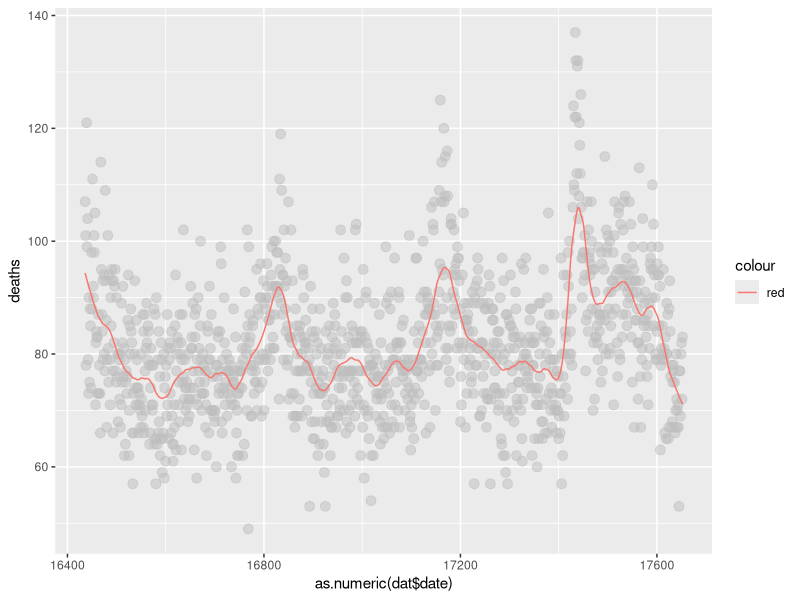
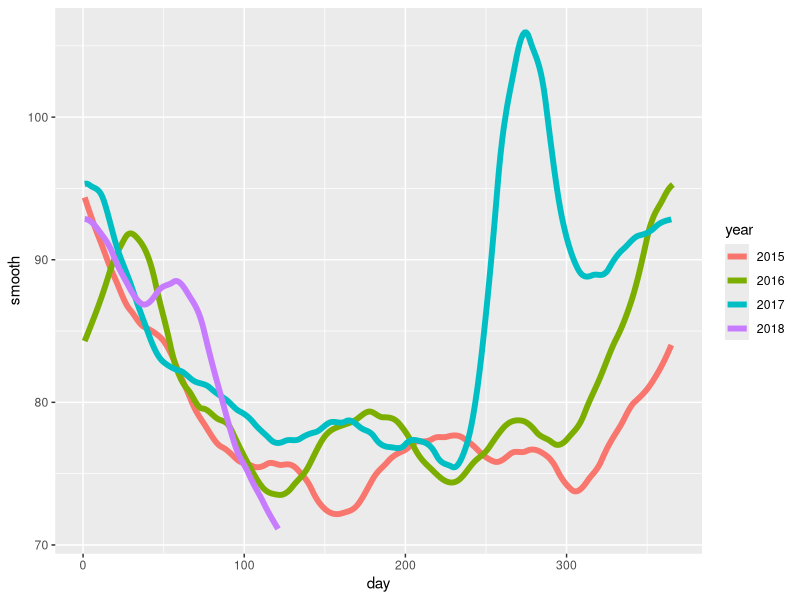

Write the R code that produced these figures, in order. (Note: this script raises an error after producing the figures.)
install.packages("tidyverse")
library(tidyverse)
library(purrr)
install.packages("pdftools")
library(pdftools)
library(lubridate)
library(magrittr)
library(dplyr)

fn <- system.file("extdata", "RD-Mortality-Report_2015-18-180531.pdf", package="dslabs")
dat <- map_df(str_split(pdf_text(fn), "\n"), function(s){
  s <- str_trim(s)
  header_index <- str_which(s, "2015")[1]
  tmp <- str_split(s[header_index], "\\s+", simplify = TRUE)
  month <- tmp[1]
  header <- tmp[-1]
  tail_index  <- str_which(s, "Total")
  n <- str_count(s, "\\d+")
  out <- c(1:header_index, which(n==1), which(n>=28), tail_index:length(s))
  s[-out] %>%
    str_remove_all("[^\\d\\s]") %>%
    str_trim() %>%
    str_split_fixed("\\s+", n = 6) %>%
    .[,1:5] %>%
    as_data_frame() %>% 
    setNames(c("day", header)) %>%
    mutate(month = month,
           day = as.numeric(day)) %>%
    gather(year, deaths, -c(day, month)) %>%
    mutate(deaths = as.numeric(deaths))
}) %>%
  mutate(month = recode(month, "JAN" = 1, "FEB" = 2, "MAR" = 3, "APR" = 4, "MAY" = 5, "JUN" = 6, 
                        "JUL" = 7, "AGO" = 8, "SEP" = 9, "OCT" = 10, "NOV" = 11, "DEC" = 12)) %>%
  mutate(date = make_date(year, month, day)) %>%
  filter(date <= "2018-05-01",deaths !="na" )

total_days <- diff(range(as.numeric(dat$date)))
span <- 60/total_days
fit <- loess(deaths~as.numeric(dat$date), degree = 1, span = span, data = dat)
dat %>% mutate(smooth = fit$fitted) %>%
  ggplot(aes(as.numeric(dat$date), deaths)) +
  geom_point(size = 3, alpha = .5, color = "grey") +
  geom_line(aes(as.numeric(dat$date),smooth, color="red"))

#q2
dat %>% 
  mutate(smooth = predict(fit, as.numeric(date)), day = yday(date), year = as.character(year(date))) %>%
  ggplot(aes(day, smooth, col = year)) +
  geom_line(lwd = 2)

#q3
mnist_27$train %>% 
  mutate(y = ifelse(y=="7", 1, 0)) %>%
  ggplot(aes(x_2, y)) + 
  geom_smooth(method = "loess")
#ANSWER: There is predictive power and the conditional probability is non-linear.
